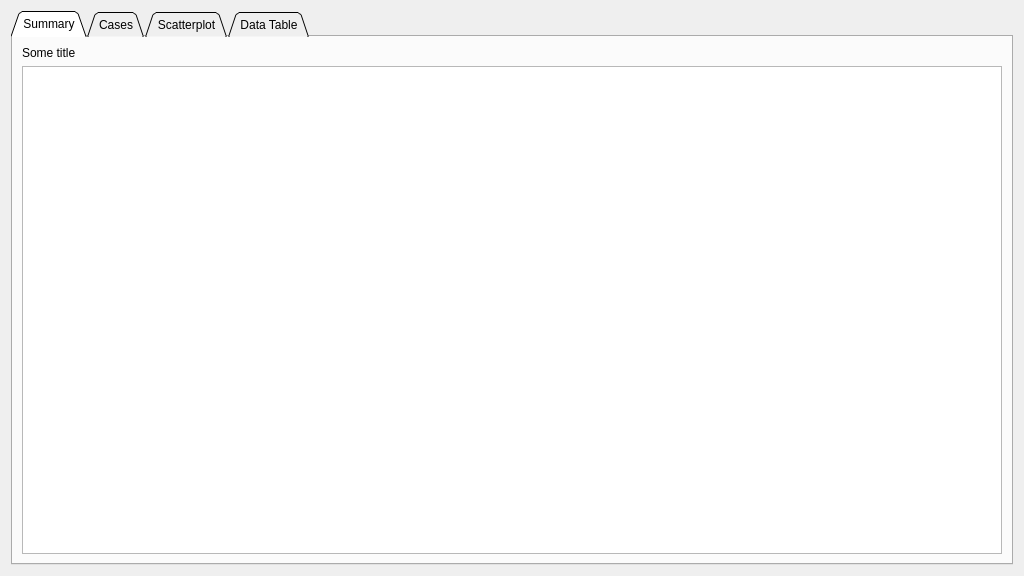
<?xml version="1.0" encoding="UTF-8"?>
<ui version="4.0">
 <class>DataView</class>
 <widget class="QWidget" name="DataView">
  <property name="geometry">
   <rect>
    <x>0</x>
    <y>0</y>
    <width>1024</width>
    <height>576</height>
   </rect>
  </property>
  <property name="windowTitle">
   <string>Form</string>
  </property>
  <layout class="QVBoxLayout" name="verticalLayout">
   <item>
    <widget class="QTabWidget" name="tabWidget">
     <property name="tabShape">
      <enum>QTabWidget::Triangular</enum>
     </property>
     <property name="currentIndex">
      <number>0</number>
     </property>
     <widget class="QWidget" name="summaryTab">
      <attribute name="title">
       <string>Summary</string>
      </attribute>
      <layout class="QGridLayout" name="gridLayout">
       <item row="0" column="0">
        <widget class="QLabel" name="summaryLabel">
         <property name="sizePolicy">
          <sizepolicy hsizetype="Preferred" vsizetype="Preferred">
           <horstretch>0</horstretch>
           <verstretch>0</verstretch>
          </sizepolicy>
         </property>
         <property name="text">
          <string>Some title</string>
         </property>
        </widget>
       </item>
       <item row="1" column="0">
        <widget class="QTextEdit" name="summaryEdit"/>
       </item>
      </layout>
     </widget>
     <widget class="QWidget" name="casesTab">
      <attribute name="title">
       <string>Cases</string>
      </attribute>
      <layout class="QGridLayout" name="gridLayout_2" columnstretch="1,2">
       <item row="0" column="0">
        <widget class="QListView" name="listView"/>
       </item>
       <item row="0" column="1">
        <layout class="QGridLayout" name="eventViewLayout">
         <item row="0" column="0">
          <widget class="QLabel" name="eventLabel">
           <property name="sizePolicy">
            <sizepolicy hsizetype="Preferred" vsizetype="Fixed">
             <horstretch>0</horstretch>
             <verstretch>0</verstretch>
            </sizepolicy>
           </property>
           <property name="text">
            <string>Event goes here</string>
           </property>
          </widget>
         </item>
        </layout>
       </item>
      </layout>
     </widget>
     <widget class="QWidget" name="scatterTab">
      <attribute name="title">
       <string>Scatterplot</string>
      </attribute>
     </widget>
     <widget class="QWidget" name="dataTab">
      <attribute name="title">
       <string>Data Table</string>
      </attribute>
      <layout class="QGridLayout" name="gridLayout_4">
       <item row="0" column="0">
        <widget class="QTableView" name="tableView"/>
       </item>
      </layout>
     </widget>
    </widget>
   </item>
  </layout>
 </widget>
 <resources/>
 <connections/>
</ui>
